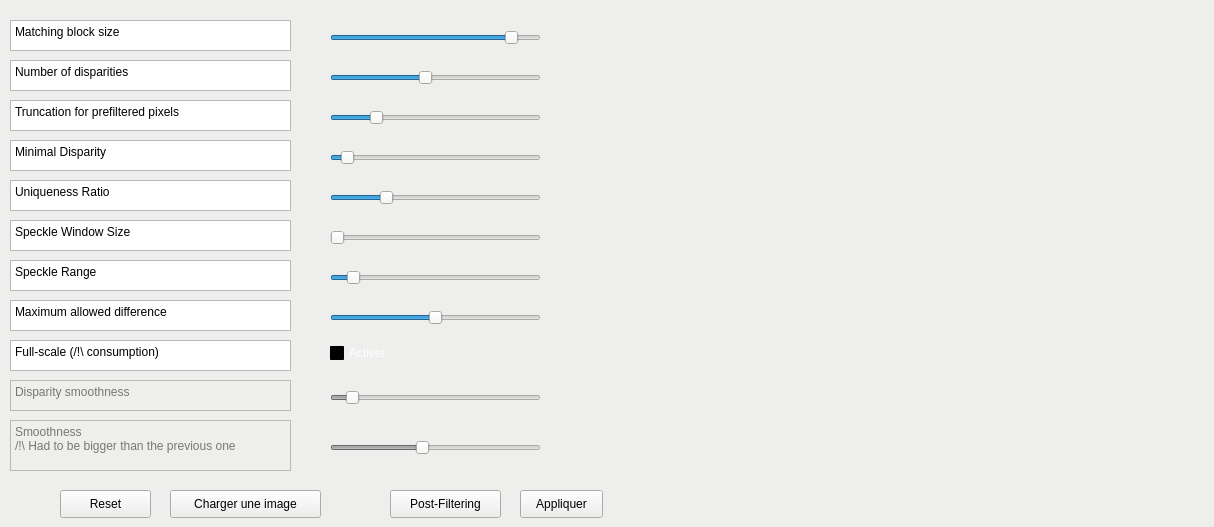
<?xml version="1.0" encoding="UTF-8"?>
<ui version="4.0">
 <class>Disparity</class>
 <widget class="QWidget" name="Disparity">
  <property name="geometry">
   <rect>
    <x>0</x>
    <y>0</y>
    <width>1214</width>
    <height>527</height>
   </rect>
  </property>
  <property name="palette">
   <palette>
    <active>
     <colorrole role="WindowText">
      <brush brushstyle="SolidPattern">
       <color alpha="255">
        <red>0</red>
        <green>0</green>
        <blue>0</blue>
       </color>
      </brush>
     </colorrole>
     <colorrole role="Button">
      <brush brushstyle="SolidPattern">
       <color alpha="255">
        <red>238</red>
        <green>238</green>
        <blue>236</blue>
       </color>
      </brush>
     </colorrole>
     <colorrole role="Light">
      <brush brushstyle="SolidPattern">
       <color alpha="255">
        <red>255</red>
        <green>255</green>
        <blue>255</blue>
       </color>
      </brush>
     </colorrole>
     <colorrole role="Midlight">
      <brush brushstyle="SolidPattern">
       <color alpha="255">
        <red>246</red>
        <green>246</green>
        <blue>245</blue>
       </color>
      </brush>
     </colorrole>
     <colorrole role="Dark">
      <brush brushstyle="SolidPattern">
       <color alpha="255">
        <red>119</red>
        <green>119</green>
        <blue>118</blue>
       </color>
      </brush>
     </colorrole>
     <colorrole role="Mid">
      <brush brushstyle="SolidPattern">
       <color alpha="255">
        <red>159</red>
        <green>159</green>
        <blue>157</blue>
       </color>
      </brush>
     </colorrole>
     <colorrole role="Text">
      <brush brushstyle="SolidPattern">
       <color alpha="255">
        <red>0</red>
        <green>0</green>
        <blue>0</blue>
       </color>
      </brush>
     </colorrole>
     <colorrole role="BrightText">
      <brush brushstyle="SolidPattern">
       <color alpha="255">
        <red>255</red>
        <green>255</green>
        <blue>255</blue>
       </color>
      </brush>
     </colorrole>
     <colorrole role="ButtonText">
      <brush brushstyle="SolidPattern">
       <color alpha="255">
        <red>0</red>
        <green>0</green>
        <blue>0</blue>
       </color>
      </brush>
     </colorrole>
     <colorrole role="Base">
      <brush brushstyle="SolidPattern">
       <color alpha="255">
        <red>255</red>
        <green>255</green>
        <blue>255</blue>
       </color>
      </brush>
     </colorrole>
     <colorrole role="Window">
      <brush brushstyle="SolidPattern">
       <color alpha="255">
        <red>238</red>
        <green>238</green>
        <blue>236</blue>
       </color>
      </brush>
     </colorrole>
     <colorrole role="Shadow">
      <brush brushstyle="SolidPattern">
       <color alpha="255">
        <red>0</red>
        <green>0</green>
        <blue>0</blue>
       </color>
      </brush>
     </colorrole>
     <colorrole role="AlternateBase">
      <brush brushstyle="SolidPattern">
       <color alpha="255">
        <red>246</red>
        <green>246</green>
        <blue>245</blue>
       </color>
      </brush>
     </colorrole>
     <colorrole role="ToolTipBase">
      <brush brushstyle="SolidPattern">
       <color alpha="255">
        <red>255</red>
        <green>255</green>
        <blue>220</blue>
       </color>
      </brush>
     </colorrole>
     <colorrole role="ToolTipText">
      <brush brushstyle="SolidPattern">
       <color alpha="255">
        <red>0</red>
        <green>0</green>
        <blue>0</blue>
       </color>
      </brush>
     </colorrole>
    </active>
    <inactive>
     <colorrole role="WindowText">
      <brush brushstyle="SolidPattern">
       <color alpha="255">
        <red>0</red>
        <green>0</green>
        <blue>0</blue>
       </color>
      </brush>
     </colorrole>
     <colorrole role="Button">
      <brush brushstyle="SolidPattern">
       <color alpha="255">
        <red>238</red>
        <green>238</green>
        <blue>236</blue>
       </color>
      </brush>
     </colorrole>
     <colorrole role="Light">
      <brush brushstyle="SolidPattern">
       <color alpha="255">
        <red>255</red>
        <green>255</green>
        <blue>255</blue>
       </color>
      </brush>
     </colorrole>
     <colorrole role="Midlight">
      <brush brushstyle="SolidPattern">
       <color alpha="255">
        <red>246</red>
        <green>246</green>
        <blue>245</blue>
       </color>
      </brush>
     </colorrole>
     <colorrole role="Dark">
      <brush brushstyle="SolidPattern">
       <color alpha="255">
        <red>119</red>
        <green>119</green>
        <blue>118</blue>
       </color>
      </brush>
     </colorrole>
     <colorrole role="Mid">
      <brush brushstyle="SolidPattern">
       <color alpha="255">
        <red>159</red>
        <green>159</green>
        <blue>157</blue>
       </color>
      </brush>
     </colorrole>
     <colorrole role="Text">
      <brush brushstyle="SolidPattern">
       <color alpha="255">
        <red>0</red>
        <green>0</green>
        <blue>0</blue>
       </color>
      </brush>
     </colorrole>
     <colorrole role="BrightText">
      <brush brushstyle="SolidPattern">
       <color alpha="255">
        <red>255</red>
        <green>255</green>
        <blue>255</blue>
       </color>
      </brush>
     </colorrole>
     <colorrole role="ButtonText">
      <brush brushstyle="SolidPattern">
       <color alpha="255">
        <red>0</red>
        <green>0</green>
        <blue>0</blue>
       </color>
      </brush>
     </colorrole>
     <colorrole role="Base">
      <brush brushstyle="SolidPattern">
       <color alpha="255">
        <red>255</red>
        <green>255</green>
        <blue>255</blue>
       </color>
      </brush>
     </colorrole>
     <colorrole role="Window">
      <brush brushstyle="SolidPattern">
       <color alpha="255">
        <red>238</red>
        <green>238</green>
        <blue>236</blue>
       </color>
      </brush>
     </colorrole>
     <colorrole role="Shadow">
      <brush brushstyle="SolidPattern">
       <color alpha="255">
        <red>0</red>
        <green>0</green>
        <blue>0</blue>
       </color>
      </brush>
     </colorrole>
     <colorrole role="AlternateBase">
      <brush brushstyle="SolidPattern">
       <color alpha="255">
        <red>246</red>
        <green>246</green>
        <blue>245</blue>
       </color>
      </brush>
     </colorrole>
     <colorrole role="ToolTipBase">
      <brush brushstyle="SolidPattern">
       <color alpha="255">
        <red>255</red>
        <green>255</green>
        <blue>220</blue>
       </color>
      </brush>
     </colorrole>
     <colorrole role="ToolTipText">
      <brush brushstyle="SolidPattern">
       <color alpha="255">
        <red>0</red>
        <green>0</green>
        <blue>0</blue>
       </color>
      </brush>
     </colorrole>
    </inactive>
    <disabled>
     <colorrole role="WindowText">
      <brush brushstyle="SolidPattern">
       <color alpha="255">
        <red>119</red>
        <green>119</green>
        <blue>118</blue>
       </color>
      </brush>
     </colorrole>
     <colorrole role="Button">
      <brush brushstyle="SolidPattern">
       <color alpha="255">
        <red>238</red>
        <green>238</green>
        <blue>236</blue>
       </color>
      </brush>
     </colorrole>
     <colorrole role="Light">
      <brush brushstyle="SolidPattern">
       <color alpha="255">
        <red>255</red>
        <green>255</green>
        <blue>255</blue>
       </color>
      </brush>
     </colorrole>
     <colorrole role="Midlight">
      <brush brushstyle="SolidPattern">
       <color alpha="255">
        <red>246</red>
        <green>246</green>
        <blue>245</blue>
       </color>
      </brush>
     </colorrole>
     <colorrole role="Dark">
      <brush brushstyle="SolidPattern">
       <color alpha="255">
        <red>119</red>
        <green>119</green>
        <blue>118</blue>
       </color>
      </brush>
     </colorrole>
     <colorrole role="Mid">
      <brush brushstyle="SolidPattern">
       <color alpha="255">
        <red>159</red>
        <green>159</green>
        <blue>157</blue>
       </color>
      </brush>
     </colorrole>
     <colorrole role="Text">
      <brush brushstyle="SolidPattern">
       <color alpha="255">
        <red>119</red>
        <green>119</green>
        <blue>118</blue>
       </color>
      </brush>
     </colorrole>
     <colorrole role="BrightText">
      <brush brushstyle="SolidPattern">
       <color alpha="255">
        <red>255</red>
        <green>255</green>
        <blue>255</blue>
       </color>
      </brush>
     </colorrole>
     <colorrole role="ButtonText">
      <brush brushstyle="SolidPattern">
       <color alpha="255">
        <red>119</red>
        <green>119</green>
        <blue>118</blue>
       </color>
      </brush>
     </colorrole>
     <colorrole role="Base">
      <brush brushstyle="SolidPattern">
       <color alpha="255">
        <red>238</red>
        <green>238</green>
        <blue>236</blue>
       </color>
      </brush>
     </colorrole>
     <colorrole role="Window">
      <brush brushstyle="SolidPattern">
       <color alpha="255">
        <red>238</red>
        <green>238</green>
        <blue>236</blue>
       </color>
      </brush>
     </colorrole>
     <colorrole role="Shadow">
      <brush brushstyle="SolidPattern">
       <color alpha="255">
        <red>0</red>
        <green>0</green>
        <blue>0</blue>
       </color>
      </brush>
     </colorrole>
     <colorrole role="AlternateBase">
      <brush brushstyle="SolidPattern">
       <color alpha="255">
        <red>238</red>
        <green>238</green>
        <blue>236</blue>
       </color>
      </brush>
     </colorrole>
     <colorrole role="ToolTipBase">
      <brush brushstyle="SolidPattern">
       <color alpha="255">
        <red>255</red>
        <green>255</green>
        <blue>220</blue>
       </color>
      </brush>
     </colorrole>
     <colorrole role="ToolTipText">
      <brush brushstyle="SolidPattern">
       <color alpha="255">
        <red>0</red>
        <green>0</green>
        <blue>0</blue>
       </color>
      </brush>
     </colorrole>
    </disabled>
   </palette>
  </property>
  <property name="windowTitle">
   <string>Paramètre de la carte de disparité</string>
  </property>
  <property name="autoFillBackground">
   <bool>true</bool>
  </property>
  <widget class="QPlainTextEdit" name="plainTextEdit">
   <property name="geometry">
    <rect>
     <x>10</x>
     <y>20</y>
     <width>281</width>
     <height>31</height>
    </rect>
   </property>
   <property name="readOnly">
    <bool>true</bool>
   </property>
   <property name="plainText">
    <string>Matching block size</string>
   </property>
  </widget>
  <widget class="QPlainTextEdit" name="plainTextEdit_2">
   <property name="geometry">
    <rect>
     <x>10</x>
     <y>60</y>
     <width>281</width>
     <height>31</height>
    </rect>
   </property>
   <property name="readOnly">
    <bool>true</bool>
   </property>
   <property name="plainText">
    <string>Number of disparities</string>
   </property>
  </widget>
  <widget class="QPlainTextEdit" name="plainTextEdit_3">
   <property name="geometry">
    <rect>
     <x>10</x>
     <y>100</y>
     <width>281</width>
     <height>31</height>
    </rect>
   </property>
   <property name="readOnly">
    <bool>true</bool>
   </property>
   <property name="plainText">
    <string>Truncation for prefiltered pixels</string>
   </property>
  </widget>
  <widget class="QPlainTextEdit" name="plainTextEdit_4">
   <property name="geometry">
    <rect>
     <x>10</x>
     <y>140</y>
     <width>281</width>
     <height>31</height>
    </rect>
   </property>
   <property name="readOnly">
    <bool>true</bool>
   </property>
   <property name="plainText">
    <string>Minimal Disparity</string>
   </property>
  </widget>
  <widget class="QPlainTextEdit" name="plainTextEdit_5">
   <property name="geometry">
    <rect>
     <x>10</x>
     <y>180</y>
     <width>281</width>
     <height>31</height>
    </rect>
   </property>
   <property name="readOnly">
    <bool>true</bool>
   </property>
   <property name="plainText">
    <string>Uniqueness Ratio</string>
   </property>
  </widget>
  <widget class="QPlainTextEdit" name="plainTextEdit_6">
   <property name="geometry">
    <rect>
     <x>10</x>
     <y>220</y>
     <width>281</width>
     <height>31</height>
    </rect>
   </property>
   <property name="readOnly">
    <bool>true</bool>
   </property>
   <property name="plainText">
    <string>Speckle Window Size</string>
   </property>
  </widget>
  <widget class="QPlainTextEdit" name="plainTextEdit_7">
   <property name="geometry">
    <rect>
     <x>10</x>
     <y>260</y>
     <width>281</width>
     <height>31</height>
    </rect>
   </property>
   <property name="readOnly">
    <bool>true</bool>
   </property>
   <property name="plainText">
    <string>Speckle Range</string>
   </property>
  </widget>
  <widget class="QPlainTextEdit" name="plainTextEdit_8">
   <property name="geometry">
    <rect>
     <x>10</x>
     <y>300</y>
     <width>281</width>
     <height>31</height>
    </rect>
   </property>
   <property name="readOnly">
    <bool>true</bool>
   </property>
   <property name="plainText">
    <string>Maximum allowed difference</string>
   </property>
  </widget>
  <widget class="QPlainTextEdit" name="plainTextEdit_9">
   <property name="geometry">
    <rect>
     <x>10</x>
     <y>340</y>
     <width>281</width>
     <height>31</height>
    </rect>
   </property>
   <property name="readOnly">
    <bool>true</bool>
   </property>
   <property name="plainText">
    <string>Full-scale (/!\ consumption)</string>
   </property>
  </widget>
  <widget class="QPlainTextEdit" name="plainTextEdit_10">
   <property name="enabled">
    <bool>false</bool>
   </property>
   <property name="geometry">
    <rect>
     <x>10</x>
     <y>380</y>
     <width>281</width>
     <height>31</height>
    </rect>
   </property>
   <property name="readOnly">
    <bool>true</bool>
   </property>
   <property name="plainText">
    <string>Disparity smoothness</string>
   </property>
  </widget>
  <widget class="QPlainTextEdit" name="plainTextEdit_11">
   <property name="enabled">
    <bool>false</bool>
   </property>
   <property name="geometry">
    <rect>
     <x>10</x>
     <y>420</y>
     <width>281</width>
     <height>51</height>
    </rect>
   </property>
   <property name="readOnly">
    <bool>true</bool>
   </property>
   <property name="plainText">
    <string>Smoothness
/!\ Had to be bigger than the previous one</string>
   </property>
  </widget>
  <widget class="QSlider" name="slider_windowSize">
   <property name="geometry">
    <rect>
     <x>330</x>
     <y>30</y>
     <width>211</width>
     <height>16</height>
    </rect>
   </property>
   <property name="minimum">
    <number>1</number>
   </property>
   <property name="maximum">
    <number>10</number>
   </property>
   <property name="value">
    <number>9</number>
   </property>
   <property name="orientation">
    <enum>Qt::Horizontal</enum>
   </property>
  </widget>
  <widget class="QSlider" name="slider_numberOfDisparities">
   <property name="geometry">
    <rect>
     <x>330</x>
     <y>70</y>
     <width>211</width>
     <height>16</height>
    </rect>
   </property>
   <property name="maximum">
    <number>20</number>
   </property>
   <property name="singleStep">
    <number>9</number>
   </property>
   <property name="pageStep">
    <number>6</number>
   </property>
   <property name="value">
    <number>9</number>
   </property>
   <property name="orientation">
    <enum>Qt::Horizontal</enum>
   </property>
  </widget>
  <widget class="QSlider" name="slider_preFilterCap">
   <property name="geometry">
    <rect>
     <x>330</x>
     <y>110</y>
     <width>211</width>
     <height>16</height>
    </rect>
   </property>
   <property name="maximum">
    <number>250</number>
   </property>
   <property name="value">
    <number>50</number>
   </property>
   <property name="orientation">
    <enum>Qt::Horizontal</enum>
   </property>
  </widget>
  <widget class="QSlider" name="slider_minDisparity">
   <property name="geometry">
    <rect>
     <x>330</x>
     <y>150</y>
     <width>211</width>
     <height>16</height>
    </rect>
   </property>
   <property name="minimum">
    <number>0</number>
   </property>
   <property name="maximum">
    <number>100</number>
   </property>
   <property name="value">
    <number>5</number>
   </property>
   <property name="orientation">
    <enum>Qt::Horizontal</enum>
   </property>
  </widget>
  <widget class="QSlider" name="slider_uniquenessRatio">
   <property name="geometry">
    <rect>
     <x>330</x>
     <y>190</y>
     <width>211</width>
     <height>16</height>
    </rect>
   </property>
   <property name="maximum">
    <number>20</number>
   </property>
   <property name="value">
    <number>5</number>
   </property>
   <property name="orientation">
    <enum>Qt::Horizontal</enum>
   </property>
  </widget>
  <widget class="QSlider" name="slider_speckleWindowSize">
   <property name="geometry">
    <rect>
     <x>330</x>
     <y>230</y>
     <width>211</width>
     <height>16</height>
    </rect>
   </property>
   <property name="orientation">
    <enum>Qt::Horizontal</enum>
   </property>
  </widget>
  <widget class="QSlider" name="slider_speckleRange">
   <property name="geometry">
    <rect>
     <x>330</x>
     <y>270</y>
     <width>211</width>
     <height>16</height>
    </rect>
   </property>
   <property name="value">
    <number>8</number>
   </property>
   <property name="orientation">
    <enum>Qt::Horizontal</enum>
   </property>
  </widget>
  <widget class="QSlider" name="slider_disp12MaxDiff">
   <property name="geometry">
    <rect>
     <x>330</x>
     <y>310</y>
     <width>211</width>
     <height>16</height>
    </rect>
   </property>
   <property name="autoFillBackground">
    <bool>false</bool>
   </property>
   <property name="minimum">
    <number>-100</number>
   </property>
   <property name="value">
    <number>-1</number>
   </property>
   <property name="orientation">
    <enum>Qt::Horizontal</enum>
   </property>
  </widget>
  <widget class="QSlider" name="slider_P1">
   <property name="enabled">
    <bool>false</bool>
   </property>
   <property name="geometry">
    <rect>
     <x>330</x>
     <y>390</y>
     <width>211</width>
     <height>16</height>
    </rect>
   </property>
   <property name="autoFillBackground">
    <bool>false</bool>
   </property>
   <property name="maximum">
    <number>2000</number>
   </property>
   <property name="value">
    <number>156</number>
   </property>
   <property name="orientation">
    <enum>Qt::Horizontal</enum>
   </property>
  </widget>
  <widget class="QSlider" name="slider_P2">
   <property name="enabled">
    <bool>false</bool>
   </property>
   <property name="geometry">
    <rect>
     <x>330</x>
     <y>440</y>
     <width>211</width>
     <height>16</height>
    </rect>
   </property>
   <property name="autoFillBackground">
    <bool>false</bool>
   </property>
   <property name="maximum">
    <number>2000</number>
   </property>
   <property name="value">
    <number>864</number>
   </property>
   <property name="orientation">
    <enum>Qt::Horizontal</enum>
   </property>
  </widget>
  <widget class="QPushButton" name="apply">
   <property name="geometry">
    <rect>
     <x>520</x>
     <y>490</y>
     <width>83</width>
     <height>28</height>
    </rect>
   </property>
   <property name="text">
    <string>Appliquer</string>
   </property>
  </widget>
  <widget class="QCheckBox" name="checkbox_fullScale">
   <property name="geometry">
    <rect>
     <x>330</x>
     <y>340</y>
     <width>89</width>
     <height>26</height>
    </rect>
   </property>
   <property name="palette">
    <palette>
     <active>
      <colorrole role="WindowText">
       <brush brushstyle="SolidPattern">
        <color alpha="255">
         <red>255</red>
         <green>255</green>
         <blue>255</blue>
        </color>
       </brush>
      </colorrole>
      <colorrole role="Button">
       <brush brushstyle="SolidPattern">
        <color alpha="255">
         <red>0</red>
         <green>0</green>
         <blue>0</blue>
        </color>
       </brush>
      </colorrole>
      <colorrole role="Light">
       <brush brushstyle="SolidPattern">
        <color alpha="255">
         <red>0</red>
         <green>0</green>
         <blue>0</blue>
        </color>
       </brush>
      </colorrole>
      <colorrole role="Midlight">
       <brush brushstyle="SolidPattern">
        <color alpha="255">
         <red>0</red>
         <green>0</green>
         <blue>0</blue>
        </color>
       </brush>
      </colorrole>
      <colorrole role="Dark">
       <brush brushstyle="SolidPattern">
        <color alpha="255">
         <red>0</red>
         <green>0</green>
         <blue>0</blue>
        </color>
       </brush>
      </colorrole>
      <colorrole role="Mid">
       <brush brushstyle="SolidPattern">
        <color alpha="255">
         <red>0</red>
         <green>0</green>
         <blue>0</blue>
        </color>
       </brush>
      </colorrole>
      <colorrole role="Text">
       <brush brushstyle="SolidPattern">
        <color alpha="255">
         <red>255</red>
         <green>255</green>
         <blue>255</blue>
        </color>
       </brush>
      </colorrole>
      <colorrole role="BrightText">
       <brush brushstyle="SolidPattern">
        <color alpha="255">
         <red>255</red>
         <green>255</green>
         <blue>255</blue>
        </color>
       </brush>
      </colorrole>
      <colorrole role="ButtonText">
       <brush brushstyle="SolidPattern">
        <color alpha="255">
         <red>255</red>
         <green>255</green>
         <blue>255</blue>
        </color>
       </brush>
      </colorrole>
      <colorrole role="Base">
       <brush brushstyle="SolidPattern">
        <color alpha="255">
         <red>0</red>
         <green>0</green>
         <blue>0</blue>
        </color>
       </brush>
      </colorrole>
      <colorrole role="Window">
       <brush brushstyle="SolidPattern">
        <color alpha="255">
         <red>0</red>
         <green>0</green>
         <blue>0</blue>
        </color>
       </brush>
      </colorrole>
      <colorrole role="Shadow">
       <brush brushstyle="SolidPattern">
        <color alpha="255">
         <red>0</red>
         <green>0</green>
         <blue>0</blue>
        </color>
       </brush>
      </colorrole>
      <colorrole role="AlternateBase">
       <brush brushstyle="SolidPattern">
        <color alpha="255">
         <red>0</red>
         <green>0</green>
         <blue>0</blue>
        </color>
       </brush>
      </colorrole>
      <colorrole role="ToolTipBase">
       <brush brushstyle="SolidPattern">
        <color alpha="255">
         <red>255</red>
         <green>255</green>
         <blue>220</blue>
        </color>
       </brush>
      </colorrole>
      <colorrole role="ToolTipText">
       <brush brushstyle="SolidPattern">
        <color alpha="255">
         <red>0</red>
         <green>0</green>
         <blue>0</blue>
        </color>
       </brush>
      </colorrole>
     </active>
     <inactive>
      <colorrole role="WindowText">
       <brush brushstyle="SolidPattern">
        <color alpha="255">
         <red>255</red>
         <green>255</green>
         <blue>255</blue>
        </color>
       </brush>
      </colorrole>
      <colorrole role="Button">
       <brush brushstyle="SolidPattern">
        <color alpha="255">
         <red>0</red>
         <green>0</green>
         <blue>0</blue>
        </color>
       </brush>
      </colorrole>
      <colorrole role="Light">
       <brush brushstyle="SolidPattern">
        <color alpha="255">
         <red>0</red>
         <green>0</green>
         <blue>0</blue>
        </color>
       </brush>
      </colorrole>
      <colorrole role="Midlight">
       <brush brushstyle="SolidPattern">
        <color alpha="255">
         <red>0</red>
         <green>0</green>
         <blue>0</blue>
        </color>
       </brush>
      </colorrole>
      <colorrole role="Dark">
       <brush brushstyle="SolidPattern">
        <color alpha="255">
         <red>0</red>
         <green>0</green>
         <blue>0</blue>
        </color>
       </brush>
      </colorrole>
      <colorrole role="Mid">
       <brush brushstyle="SolidPattern">
        <color alpha="255">
         <red>0</red>
         <green>0</green>
         <blue>0</blue>
        </color>
       </brush>
      </colorrole>
      <colorrole role="Text">
       <brush brushstyle="SolidPattern">
        <color alpha="255">
         <red>255</red>
         <green>255</green>
         <blue>255</blue>
        </color>
       </brush>
      </colorrole>
      <colorrole role="BrightText">
       <brush brushstyle="SolidPattern">
        <color alpha="255">
         <red>255</red>
         <green>255</green>
         <blue>255</blue>
        </color>
       </brush>
      </colorrole>
      <colorrole role="ButtonText">
       <brush brushstyle="SolidPattern">
        <color alpha="255">
         <red>255</red>
         <green>255</green>
         <blue>255</blue>
        </color>
       </brush>
      </colorrole>
      <colorrole role="Base">
       <brush brushstyle="SolidPattern">
        <color alpha="255">
         <red>0</red>
         <green>0</green>
         <blue>0</blue>
        </color>
       </brush>
      </colorrole>
      <colorrole role="Window">
       <brush brushstyle="SolidPattern">
        <color alpha="255">
         <red>0</red>
         <green>0</green>
         <blue>0</blue>
        </color>
       </brush>
      </colorrole>
      <colorrole role="Shadow">
       <brush brushstyle="SolidPattern">
        <color alpha="255">
         <red>0</red>
         <green>0</green>
         <blue>0</blue>
        </color>
       </brush>
      </colorrole>
      <colorrole role="AlternateBase">
       <brush brushstyle="SolidPattern">
        <color alpha="255">
         <red>0</red>
         <green>0</green>
         <blue>0</blue>
        </color>
       </brush>
      </colorrole>
      <colorrole role="ToolTipBase">
       <brush brushstyle="SolidPattern">
        <color alpha="255">
         <red>255</red>
         <green>255</green>
         <blue>220</blue>
        </color>
       </brush>
      </colorrole>
      <colorrole role="ToolTipText">
       <brush brushstyle="SolidPattern">
        <color alpha="255">
         <red>0</red>
         <green>0</green>
         <blue>0</blue>
        </color>
       </brush>
      </colorrole>
     </inactive>
     <disabled>
      <colorrole role="WindowText">
       <brush brushstyle="SolidPattern">
        <color alpha="255">
         <red>0</red>
         <green>0</green>
         <blue>0</blue>
        </color>
       </brush>
      </colorrole>
      <colorrole role="Button">
       <brush brushstyle="SolidPattern">
        <color alpha="255">
         <red>0</red>
         <green>0</green>
         <blue>0</blue>
        </color>
       </brush>
      </colorrole>
      <colorrole role="Light">
       <brush brushstyle="SolidPattern">
        <color alpha="255">
         <red>0</red>
         <green>0</green>
         <blue>0</blue>
        </color>
       </brush>
      </colorrole>
      <colorrole role="Midlight">
       <brush brushstyle="SolidPattern">
        <color alpha="255">
         <red>0</red>
         <green>0</green>
         <blue>0</blue>
        </color>
       </brush>
      </colorrole>
      <colorrole role="Dark">
       <brush brushstyle="SolidPattern">
        <color alpha="255">
         <red>0</red>
         <green>0</green>
         <blue>0</blue>
        </color>
       </brush>
      </colorrole>
      <colorrole role="Mid">
       <brush brushstyle="SolidPattern">
        <color alpha="255">
         <red>0</red>
         <green>0</green>
         <blue>0</blue>
        </color>
       </brush>
      </colorrole>
      <colorrole role="Text">
       <brush brushstyle="SolidPattern">
        <color alpha="255">
         <red>0</red>
         <green>0</green>
         <blue>0</blue>
        </color>
       </brush>
      </colorrole>
      <colorrole role="BrightText">
       <brush brushstyle="SolidPattern">
        <color alpha="255">
         <red>255</red>
         <green>255</green>
         <blue>255</blue>
        </color>
       </brush>
      </colorrole>
      <colorrole role="ButtonText">
       <brush brushstyle="SolidPattern">
        <color alpha="255">
         <red>0</red>
         <green>0</green>
         <blue>0</blue>
        </color>
       </brush>
      </colorrole>
      <colorrole role="Base">
       <brush brushstyle="SolidPattern">
        <color alpha="255">
         <red>0</red>
         <green>0</green>
         <blue>0</blue>
        </color>
       </brush>
      </colorrole>
      <colorrole role="Window">
       <brush brushstyle="SolidPattern">
        <color alpha="255">
         <red>0</red>
         <green>0</green>
         <blue>0</blue>
        </color>
       </brush>
      </colorrole>
      <colorrole role="Shadow">
       <brush brushstyle="SolidPattern">
        <color alpha="255">
         <red>0</red>
         <green>0</green>
         <blue>0</blue>
        </color>
       </brush>
      </colorrole>
      <colorrole role="AlternateBase">
       <brush brushstyle="SolidPattern">
        <color alpha="255">
         <red>0</red>
         <green>0</green>
         <blue>0</blue>
        </color>
       </brush>
      </colorrole>
      <colorrole role="ToolTipBase">
       <brush brushstyle="SolidPattern">
        <color alpha="255">
         <red>255</red>
         <green>255</green>
         <blue>220</blue>
        </color>
       </brush>
      </colorrole>
      <colorrole role="ToolTipText">
       <brush brushstyle="SolidPattern">
        <color alpha="255">
         <red>0</red>
         <green>0</green>
         <blue>0</blue>
        </color>
       </brush>
      </colorrole>
     </disabled>
    </palette>
   </property>
   <property name="text">
    <string>Activer</string>
   </property>
  </widget>
  <widget class="QLabel" name="disparityRes">
   <property name="geometry">
    <rect>
     <x>660</x>
     <y>30</y>
     <width>511</width>
     <height>461</height>
    </rect>
   </property>
   <property name="text">
    <string/>
   </property>
  </widget>
  <widget class="QPushButton" name="loadImage">
   <property name="geometry">
    <rect>
     <x>170</x>
     <y>490</y>
     <width>151</width>
     <height>28</height>
    </rect>
   </property>
   <property name="text">
    <string>Charger une image</string>
   </property>
  </widget>
  <widget class="QLabel" name="image_loaded">
   <property name="geometry">
    <rect>
     <x>630</x>
     <y>29</y>
     <width>541</width>
     <height>421</height>
    </rect>
   </property>
   <property name="text">
    <string/>
   </property>
   <property name="scaledContents">
    <bool>true</bool>
   </property>
   <property name="alignment">
    <set>Qt::AlignCenter</set>
   </property>
  </widget>
  <widget class="QPushButton" name="reset_image">
   <property name="geometry">
    <rect>
     <x>60</x>
     <y>490</y>
     <width>91</width>
     <height>28</height>
    </rect>
   </property>
   <property name="text">
    <string>Reset</string>
   </property>
  </widget>
  <widget class="QPushButton" name="post_filtering">
   <property name="geometry">
    <rect>
     <x>390</x>
     <y>490</y>
     <width>111</width>
     <height>28</height>
    </rect>
   </property>
   <property name="text">
    <string>Post-Filtering</string>
   </property>
  </widget>
 </widget>
 <resources/>
 <connections/>
</ui>
